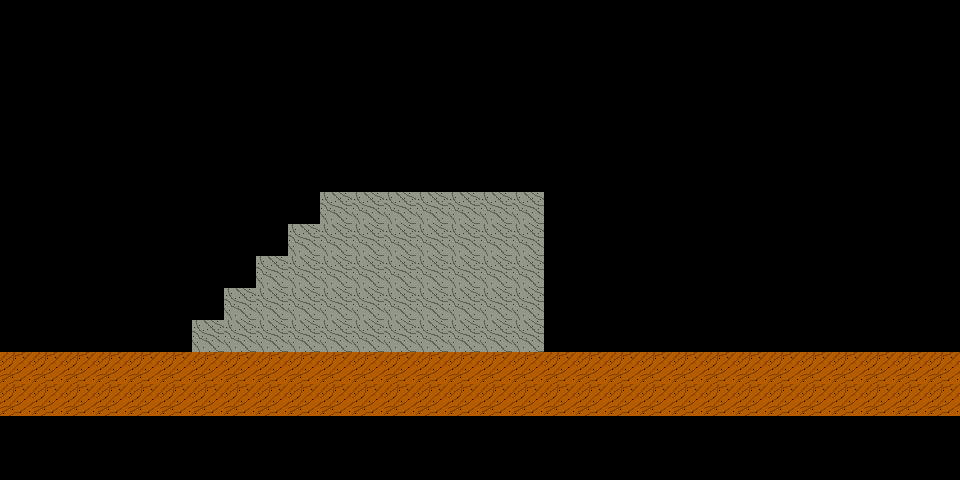

Tiled map render using the project's own tile images. Description and the map definition, with tile-layer contents summarised, below:
An orthogonal 30x15 tile map with 32x32 px tiles, 1 tile layer (Walls).

<map version="1.0" orientation="orthogonal" width="30" height="15" tilewidth="32" tileheight="32">
 <tileset firstgid="1" name="ground" tilewidth="32" tileheight="32">
  <image source="dirtrock.png" width="64" height="32" />
 </tileset>
 <layer name="Walls" width="30" height="15">
  <data>[450 cells, 105 non-empty, 2 distinct tile ids]</data>
 </layer>
</map>